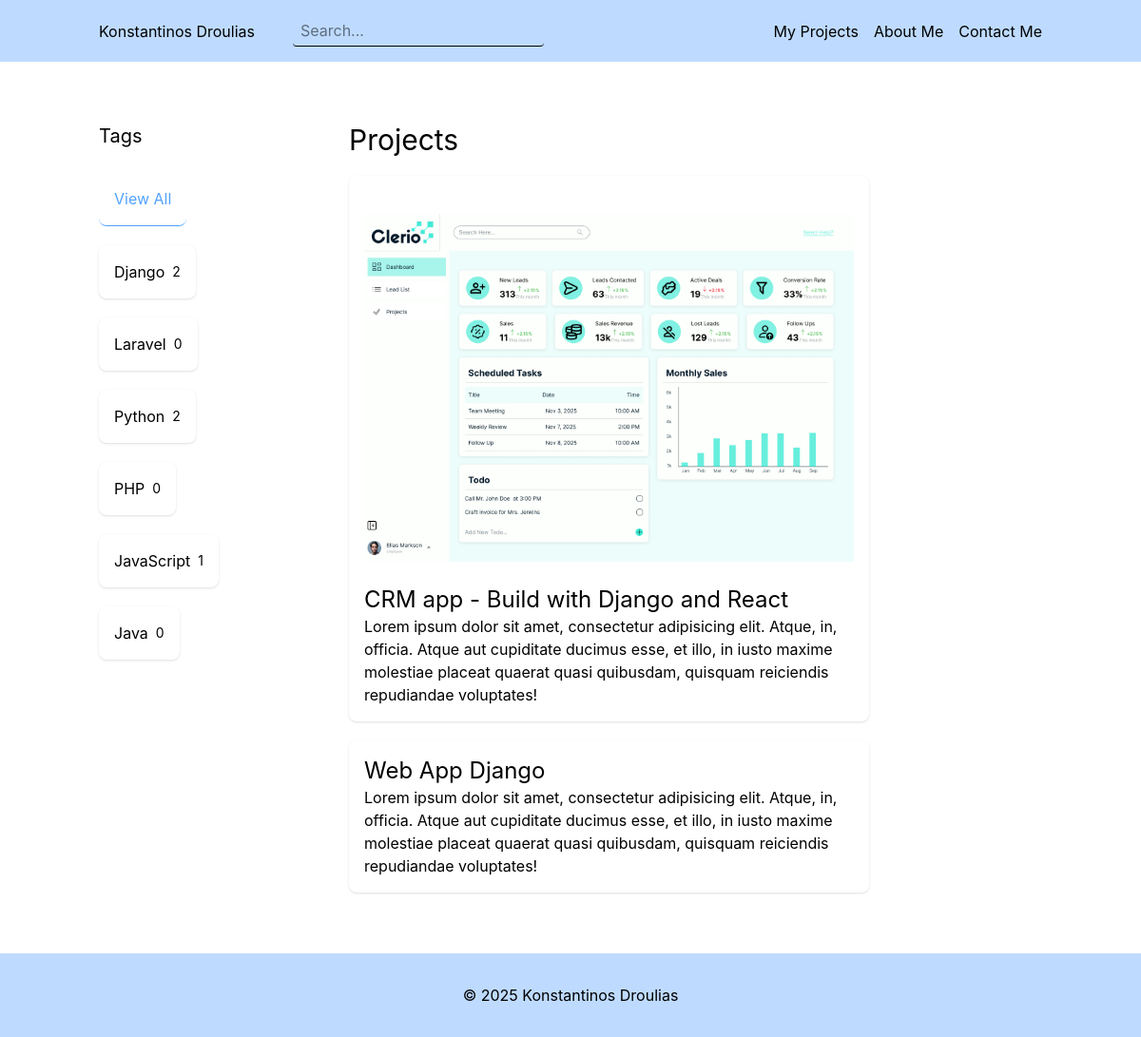
The app's page /projects with its own data.
### projects/models.py (models this page shows, shortened)
class Tag(models.Model):
    name = models.CharField(max_length=100)

class Project(models.Model):
    featured_image = models.ImageField(upload_to='projects/', blank=True, null=True)
    title = models.CharField(max_length=100)
    short_description = models.TextField(null=True, blank=True)
    content = models.TextField()
    tags = models.ManyToManyField(Tag)
    github_link = models.URLField(null=True, blank=True)
    figma_link = models.URLField(null=True, blank=True)
    created = models.DateTimeField(auto_now_add=True)
    updated = models.DateTimeField(auto_now=True)

### projects/views.py (the view)
# urls.py: path('', include('projects.urls')),
def projects(request):
    projects = Project.objects.all()
    tags = Tag.objects.all()
    context = {
        'projects': projects,
        'tags': tags,
    }
    return render(request, 'projects/projects.html', context)

### projects/templates/projects/projects.html
{% extends "base.html" %}
{% block main %}
<div class="grid grid-cols-[1fr_3fr] gap-5">
    <div>
        <h3 class="text-xl mb-6">Tags</h3>
        <div class="flex justify-start items-start flex-col gap-5">
            <a href="{% url 'projects' %}" class="p-4 border-b-1 rounded-lg text-blue-400 hover:cursor-pointer">
                <p class="text-base">View All</p>
            </a>
            {% for tag in tags %}
                <a href="{% url 'tag' tag.id %}" class="flex items-center gap-2 p-4 rounded-lg bg-white shadow-sm hover:cursor-pointer">
                    <p class="text-base">{{ tag.name }}</p>
                    <p class="text-sm">{{ tag.project_set.count }}</p>
                </a>
            {% endfor %}
        </div>
    </div>
    <div>
        <h2 class="text-3xl mb-5">Projects</h2>
        {% if projects%}
        <div class="flex flex-col gap-5">
            {% for project in projects %}
                <a href="{% url 'project' project.id %}" class="w-3/4 p-4 rounded-lg bg-white shadow-sm">
                    {% if project.featured_image %}
                    <img src="{{ project.featured_image.url }}"
                         alt="{{ project.title }}"
                         class="w-full h-auto object-contain my-6">
                    {% endif %}
                    <h3 class="block text-2xl">{{ project.title }}</h3>
                    <p class="block text-base/2.0">{{ project.content }}</p>
                </a>
            {% endfor %}
        </div>
        {% else %}
        <p class="text-center p-2 text-lg text-gray-500">No projects currently listed</p>
        {% endif %}
    </div>
</div>
{% endblock %}

### records on screen
Tag: name "Django", project_set.count "2"
Tag: name "Laravel", project_set.count "0"
Tag: name "Python", project_set.count "2"
Tag: name "PHP", project_set.count "0"
Tag: name "JavaScript", project_set.count "1"
Tag: name "Java", project_set.count "0"
Project: featured_image (picture), title "CRM app - Build with Django and React", content "Lorem ipsum dolor sit amet, consectetur adipisicing elit. Atque, in, officia. Atque aut cupiditate ducimus esse, et illo, in iusto maxime molestiae placeat quaerat quasi quibusdam, quisquam reiciendis repudiandae voluptates!"
Project: title "Web App Django", content "Lorem ipsum dolor sit amet, consectetur adipisicing elit. Atque, in, officia. Atque aut cupiditate ducimus esse, et illo, in iusto maxime molestiae placeat quaerat quasi quibusdam, quisquam reiciendis repudiandae voluptates!"
